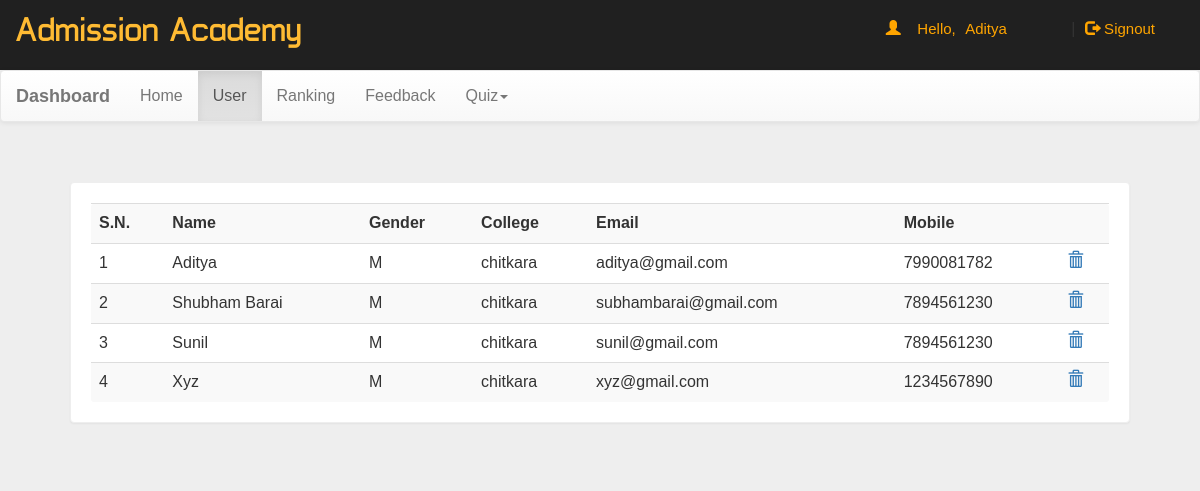
Screenshot of /dash.php?q=1 (signed in) with the database file from the repository.
### tables this page shows
CREATE TABLE `user` (
  `name` varchar(50) NOT NULL,
  `gender` varchar(5) NOT NULL,
  `college` varchar(100) NOT NULL,
  `email` varchar(50) NOT NULL,
  `mob` bigint(20) NOT NULL,
  `password` varchar(50) NOT NULL
);

### dash.php (the view, shortened to what this page needs)
<!DOCTYPE html PUBLIC "-//W3C//DTD XHTML 1.0 Transitional//EN" "http://www.w3.org/TR/xhtml1/DTD/xhtml1-transitional.dtd">
<html xmlns="http://www.w3.org/1999/xhtml">
<head>
<link  rel="stylesheet" href="css/bootstrap.min.css"/>
 <link  rel="stylesheet" href="css/bootstrap-theme.min.css"/>
 <link rel="stylesheet" href="css/main.css">
 <link  rel="stylesheet" href="css/font.css">
</head>
<body  style="background:#eee;">
<div class="header">
<div class="row">
<div class="col-lg-6">
<span class="logo">Admission Academy</span></div>
<?php
 include_once 'dbConnection.php';
  if(!(isset($_SESSION['email']))){
header("location:index.php");
}
else
{
$name = $_SESSION['name'];;
echo '<span class="pull-right top title1" ><span class="log1"><span class="glyphicon glyphicon-user" aria-hidden="true"></span>&nbsp;&nbsp;&nbsp;&nbsp;Hello,</span> <a href="account.php" class="log log1">'.$name.'</a>&nbsp;|&nbsp;<a href="logout.php?q=account.php" class="log"><span class="glyphicon glyphicon-log-out" aria-hidden="true"></span>&nbsp;Signout</button></a></span>';
}?>
</div></div>
<nav class="navbar navbar-default title1">
  <div class="container-fluid">
    <div class="navbar-header">
      <a class="navbar-brand" href="dash.php?q=0"><b>Dashboard</b></a>
    </div>
    <div class="collapse navbar-collapse" id="bs-example-navbar-collapse-1">
      <ul class="nav navbar-nav">
        <li <?php if(@$_GET['q']==0) echo'class="active"'; ?>><a href="dash.php?q=0">Home<span class="sr-only">(current)</span></a></li>
        <li <?php if(@$_GET['q']==1) echo'class="active"'; ?>><a href="dash.php?q=1">User</a></li>
		<li <?php if(@$_GET['q']==2) echo'class="active"'; ?>><a href="dash.php?q=2">Ranking</a></li>
		<li <?php if(@$_GET['q']==3) echo'class="active"'; ?>><a href="dash.php?q=3">Feedback</a></li>
        <li class="dropdown <?php if(@$_GET['q']==4 || @$_GET['q']==5) echo'active"'; ?>">
          <a href="#" class="dropdown-toggle" data-toggle="dropdown" role="button" aria-haspopup="true" aria-expanded="false">Quiz<span class="caret"></span></a>
        </li>
      </ul>
          </div>
  </div>
</nav>
<div class="container">
<div class="row">
<div class="col-md-12">
<?php if(@$_GET['q']==1) {
$result = mysqli_query($con,"SELECT * FROM user") or die('Error');
echo  '<div class="panel"><div class="table-responsive"><table class="table table-striped title1">
<tr><td><b>S.N.</b></td><td><b>Name</b></td><td><b>Gender</b></td><td><b>College</b></td><td><b>Email</b></td><td><b>Mobile</b></td><td></td></tr>';
$c=1;
while($row = mysqli_fetch_array($result)) {
	$name = $row['name'];
	$mob = $row['mob'];
	$gender = $row['gender'];
    $email = $row['email'];
	$college = $row['college'];
	echo '<tr><td>'.$c++.'</td><td>'.$name.'</td><td>'.$gender.'</td><td>'.$college.'</td><td>'.$email.'</td><td>'.$mob.'</td>
	<td><a title="Delete User" href="update.php?demail='.$email.'"><b><span class="glyphicon glyphicon-trash" aria-hidden="true"></span></b></a></td></tr>';
}
echo '</table></div></div>';
}?>
</div>
</div></div>
</body>
</html>

### css/main.css (style rules this page uses)
body { overflow-x:hidden; width:100%; font: 15px; background:#eee; min-height:550px; background-attachment:fixed; font-family: monospace; }
.panel { border-color:#eee; margin:40px; padding:20px; font: 15px "Century Gothic", "Times Roman", sans-serif; }
.header { background:#202020; height:70px; }
.logo { font-family: 'typo'; font-size: 35px; color: #ffbb33; line-height: 1.5; margin: 15px; }
.title1 { font: 16px "Century Gothic", "Times Roman", sans-serif; }
.top { margin-top:20px; }
.log1 { font: 15px 'Ubuntu', sans-serif; color:orange; margin-left:10px; }
.log { margin:10px; margin-right:60px; margin-left:5px; color:orange; text-decoration:none; font-size:20px; font-size:15px; }

### rows the page displays
user: name "Aditya", gender "M", college "chitkara", email "aditya@gmail.com", mob "7990081782"
user: name "Shubham Barai", gender "M", college "chitkara", email "subhambarai@gmail.com", mob "7894561230"
user: name "Sunil", gender "M", college "chitkara", email "sunil@gmail.com", mob "7894561230"
user: name "Xyz", gender "M", college "chitkara", email "xyz@gmail.com", mob "1234567890"

### other values shown
$name "Aditya"
